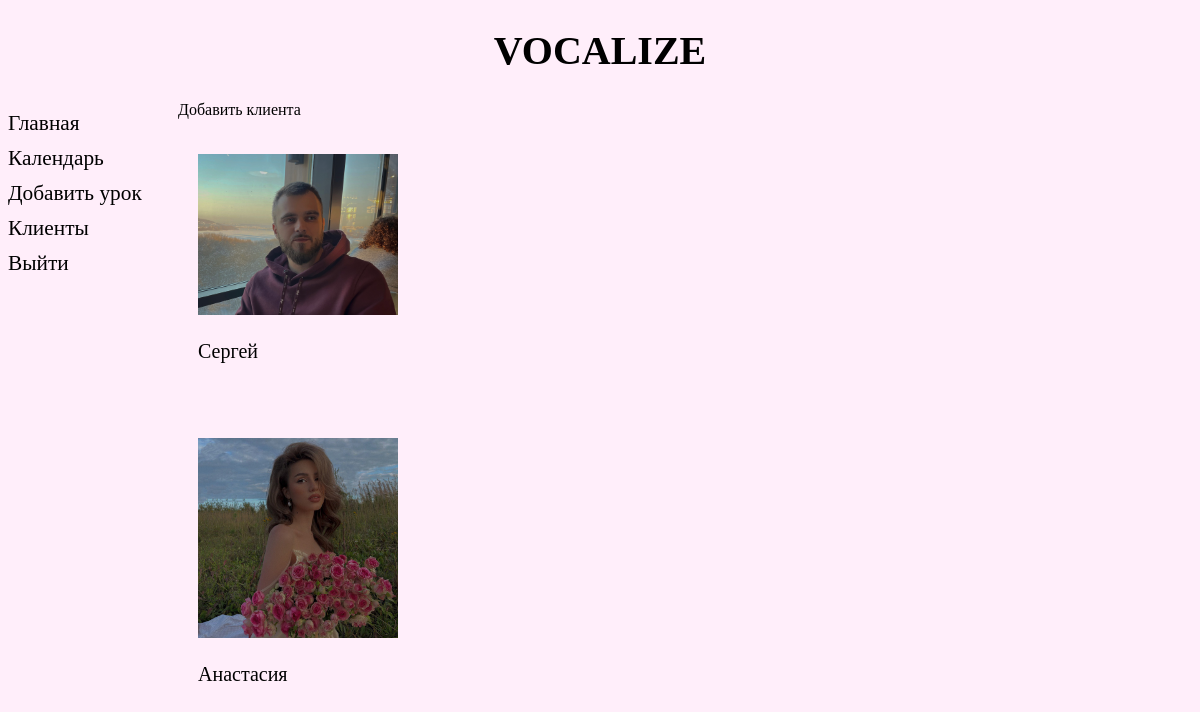
The page /customers/ (signed in) on the database its author committed.
### main/models.py (models this page shows, shortened)
class Customer(models.Model):
    name = models.CharField(max_length=50, verbose_name='Имя')
    surname = models.CharField(max_length=50, verbose_name='Фамилия')
    photo = models.ImageField(upload_to='photos/%Y/%m/%d/', blank=True, verbose_name='Фото')
    email = models.EmailField(blank=True, unique=True, null=True, verbose_name='Email')
    phone = models.CharField(max_length=20, unique=True, null=True, verbose_name='Номер телефона')
    time_create = models.DateTimeField(auto_now_add=True, verbose_name='Дата создания')
    time_update = models.DateTimeField(auto_now=True, verbose_name='Дата последнего обновления')
    class Meta:
        verbose_name = 'Клиент'
        verbose_name_plural = 'Клиенты'

### main/views.py (the view)
# urls.py: path('customers/', ShowCustomers.as_view(), name='customers'),
class ShowCustomers(LoginRequiredMixin, ListView):
    model = Customer
    template_name = 'main/customers.html'
    context_object_name = 'customers'

### main/templates/main/customers.html
{% extends 'main/base.html' %}
{% block content %}
  <a href="{% url 'add_customer' %}">Добавить клиента</a>
    {% for customer in customers %}
    <div class="profile-customer">
        <a href="{% url 'profile' customer.pk %}">{% if customer.photo %}<img src="{{customer.photo.url}}" width="200">{% endif %}<p>{{customer.name}}</p></a>
    </div>
    {% endfor %}
{% endblock %}

### main/static/main/css/style.css (style rules this page uses)
html { background-color: rgba(255, 222, 246, .5); }
.profile-customer { font-size: 20px; width: 200px; margin: 15px 0 15px 0; border-radius: 5px; padding: 20px; }
a, a:visited { text-decoration: none; color: black; }

### rows shown on the page
Customer: photo (picture), name "Сергей"
Customer: photo (picture), name "Анастасия"
